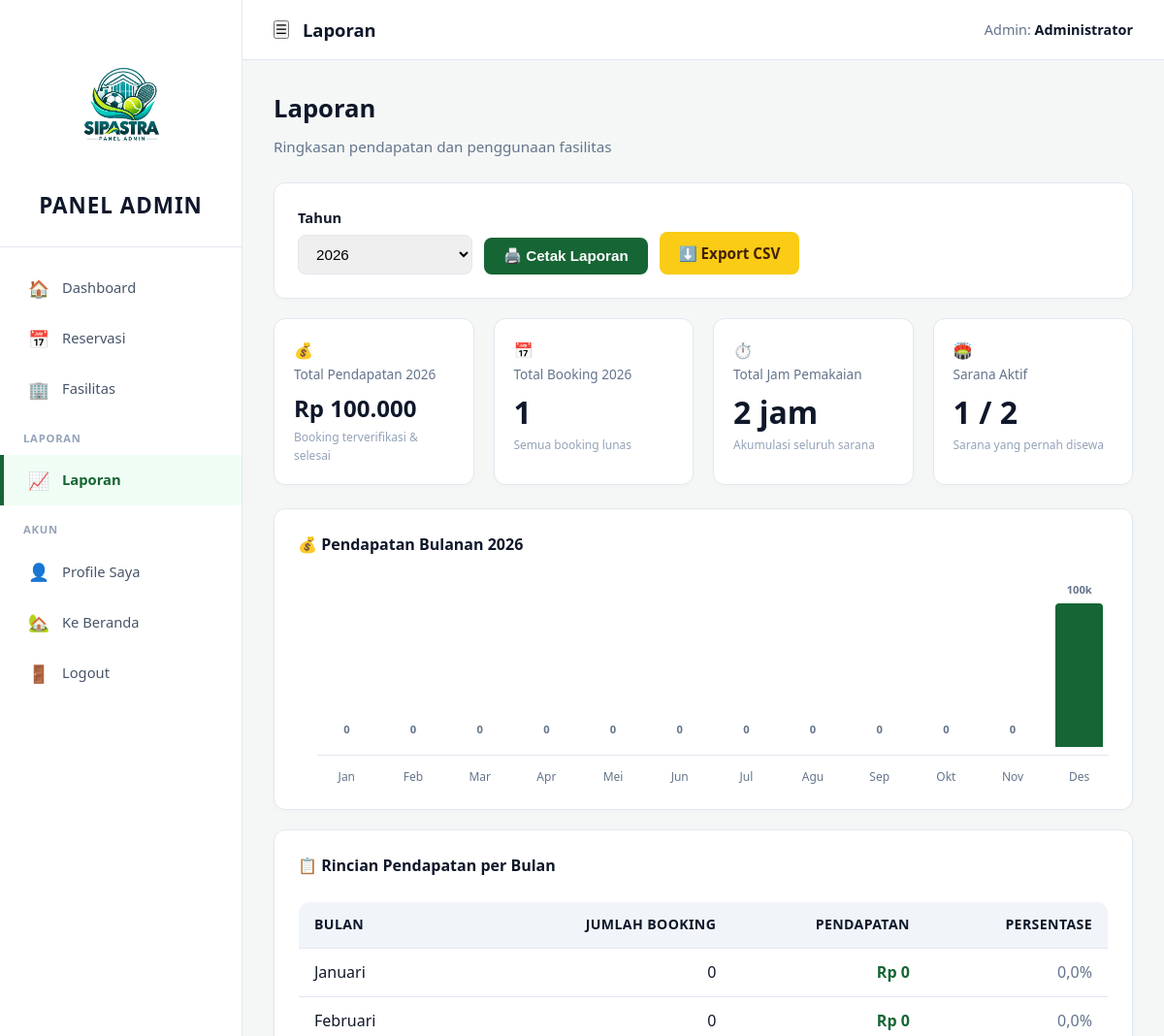
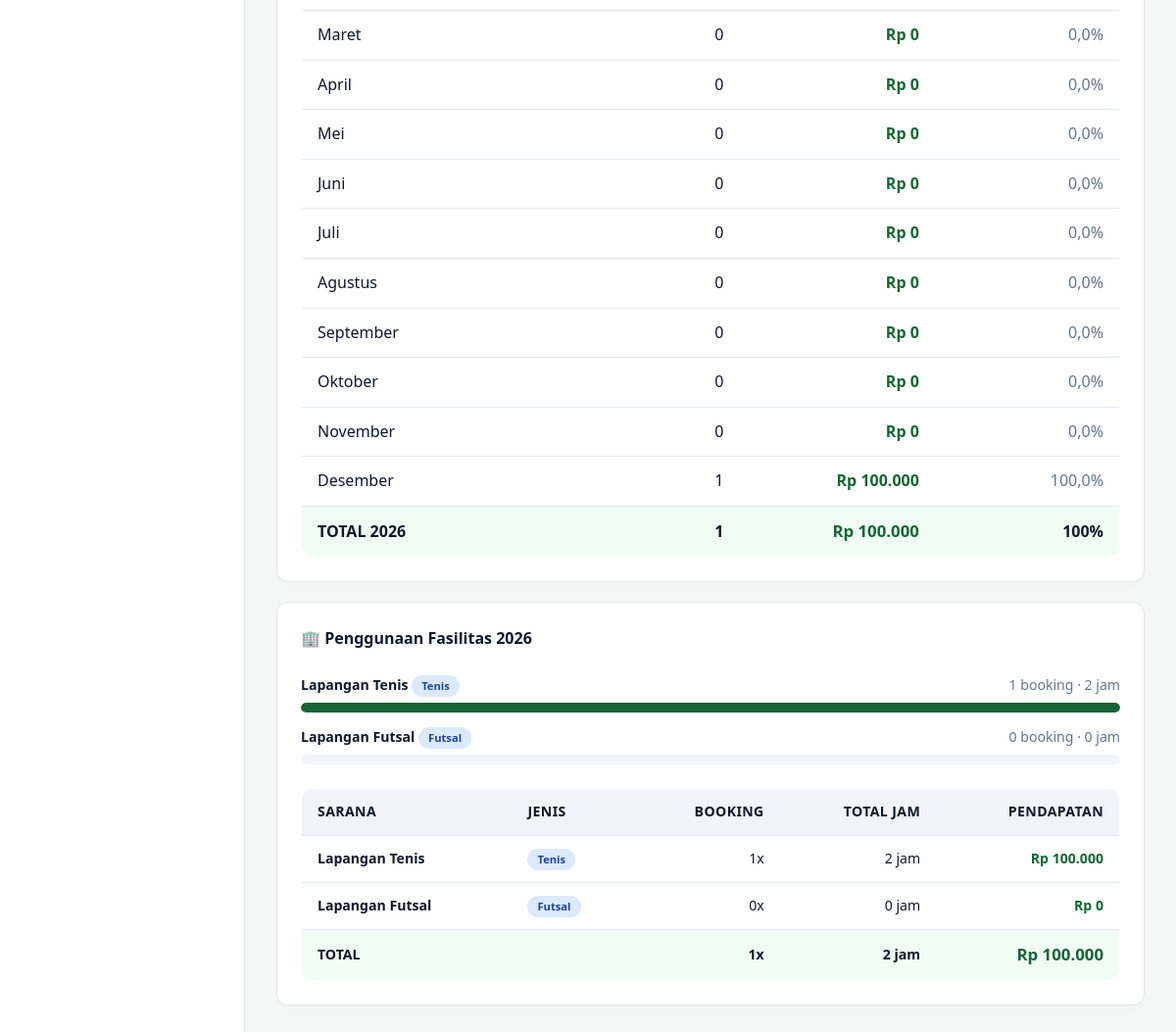
The page /pages/admin/laporan.php (signed in) on the database its author committed (2 pictures, top to bottom).
### tables this page shows
CREATE TABLE `sarana` (
  `id` int(11) NOT NULL,
  `nama` varchar(100) NOT NULL,
  `slug` varchar(150) DEFAULT NULL,
  `jenis` varchar(50) DEFAULT NULL,
  `deskripsi` text DEFAULT NULL,
  `kelengkapan` text DEFAULT NULL,
  `harga_per_jam` decimal(12,2) NOT NULL,
  `gambar` varchar(255) DEFAULT NULL,
  `galeri` text DEFAULT NULL,
  `status` enum('tersedia','maintenance') DEFAULT 'tersedia',
  `created_at` timestamp NOT NULL DEFAULT current_timestamp()
);

### includes/functions.php (called while the page is built, shortened)
<?php
function e($str) { return htmlspecialchars($str ?? '', ENT_QUOTES, 'UTF-8'); }

### pages/admin/laporan.php (the view, shortened to what this page needs)
<?php
require_once __DIR__ . '/../../includes/auth.php';
$tahun = (int)($_GET['tahun'] ?? date('Y'));
$listTahun = [];
$t = $conn->query("SELECT DISTINCT YEAR(tanggal) y FROM booking ORDER BY y DESC");
while ($r = $t->fetch_assoc()) $listTahun[] = (int)$r['y'];
rsort($listTahun);
$bulanLabels = ['Januari','Februari','Maret','April','Mei','Juni','Juli','Agustus','September','Oktober','November','Desember'];
$pendapatanBulanan = array_fill(1, 12, 0);
$jumlahBulanan     = array_fill(1, 12, 0);
$stmt = $conn->prepare("
    SELECT MONTH(tanggal) AS bulan,
           COUNT(*) AS jumlah,
           COALESCE(SUM(total_bayar),0) AS total
    FROM booking
    WHERE YEAR(tanggal) = ?
      AND status IN ('terverifikasi','selesai')
    GROUP BY MONTH(tanggal)
");
$stmt->bind_param('i', $tahun);
$stmt->execute();
$res = $stmt->get_result();
while ($r = $res->fetch_assoc()) {
    $pendapatanBulanan[(int)$r['bulan']] = (float)$r['total'];
    $jumlahBulanan[(int)$r['bulan']]     = (int)$r['jumlah'];
}
$totalSetahun = array_sum($pendapatanBulanan);
$totalBookingSetahun = array_sum($jumlahBulanan);
$maxPendapatan = max(1, max($pendapatanBulanan));
$fasilitas = [];
$fs = $conn->query("
    SELECT s.id, s.nama, s.jenis, s.harga_per_jam,
           COUNT(b.id) AS total_booking,
           COALESCE(SUM(b.durasi_jam),0) AS total_jam,
           COALESCE(SUM(CASE WHEN b.status IN ('terverifikasi','selesai') THEN b.total_bayar ELSE 0 END),0) AS total_pendapatan
    FROM sarana s
    LEFT JOIN booking b ON b.sarana_id = s.id
        AND YEAR(b.tanggal) = $tahun
        AND b.status IN ('terverifikasi','selesai')
    GROUP BY s.id
    ORDER BY total_booking DESC, s.nama ASC
");
while ($r = $fs->fetch_assoc()) $fasilitas[] = $r;
$totalJamSemua = array_sum(array_column($fasilitas, 'total_jam'));
$maxBookingFasilitas = max(1, max(array_column($fasilitas, 'total_booking') ?: [0]));
$palette = ['#166534', '#22c55e', '#facc15', '#f59e0b', '#3b82f6', '#8b5cf6', '#ef4444', '#ec4899'];
?>
<div class="welcome">
  <h1>Laporan</h1>
  <p>Ringkasan pendapatan dan penggunaan fasilitas</p>
</div>
<div class="chart-card" style="margin-bottom:20px;">
  <form method="GET" style="display:flex;gap:12px;align-items:end;flex-wrap:wrap;">
    <div class="form-group" style="margin:0;min-width:180px;">
      <label>Tahun</label>
      <select name="tahun" class="form-control" onchange="this.form.submit()">
        <?php foreach ($listTahun as $y): ?>
          <option value="<?= $y ?>" <?= $y===$tahun?'selected':'' ?>><?= $y ?></option>
        <?php endforeach; ?>
      </select>
    </div>
    <button type="button" class="btn btn-primary" onclick="window.print()">🖨️ Cetak Laporan</button>
    <a href="?tahun=<?= $tahun ?>&export=csv" class="btn btn-accent">⬇️ Export CSV</a>
  </form>
</div>
<div class="stat-grid" style="grid-template-columns:repeat(auto-fit,minmax(200px,1fr));">
  <div class="stat-card green">
    <div class="stat-icon">💰</div>
    <div class="label">Total Pendapatan <?= $tahun ?></div>
    <div class="value" style="font-size:1.5rem;">Rp <?= number_format($totalSetahun,0,',','.') ?></div>
    <div class="desc">Booking terverifikasi & selesai</div>
  </div>
  <div class="stat-card blue">
    <div class="stat-icon">📅</div>
    <div class="label">Total Booking <?= $tahun ?></div>
    <div class="value"><?= number_format($totalBookingSetahun,0,',','.') ?></div>
    <div class="desc">Semua booking lunas</div>
  </div>
  <div class="stat-card yellow">
    <div class="stat-icon">⏱️</div>
    <div class="label">Total Jam Pemakaian</div>
    <div class="value"><?= number_format($totalJamSemua,0,',','.') ?> jam</div>
    <div class="desc">Akumulasi seluruh sarana</div>
  </div>
  <div class="stat-card red">
    <div class="stat-icon">🏟️</div>
    <div class="label">Sarana Aktif</div>
    <div class="value"><?= count(array_filter($fasilitas, fn($f) => $f['total_booking'] > 0)) ?> / <?= count($fasilitas) ?></div>
    <div class="desc">Sarana yang pernah disewa</div>
  </div>
</div>
<div class="chart-card" style="margin-bottom:20px;">
  <h3 style="margin-top:0;">💰 Pendapatan Bulanan <?= $tahun ?></h3>
  <div style="position:relative;padding-left:20px;">
    <div class="bar-chart">
      <?php foreach ($pendapatanBulanan as $bulan => $val):
        $height = $val > 0 ? max(6, ($val / $maxPendapatan) * 160) : 3;
        $short = number_format($val/1000, 0, ',', '.');
      ?>
        <div class="bar-col">
          <div class="bar-val" style="font-size:.7rem;"><?= $val > 0 ? $short.'k' : '0' ?></div>
          <div class="bar-fill <?= $val==0?'zero':'' ?>"
               style="height: <?= $height ?>px;"
               title="Rp <?= number_format($val,0,',','.') ?>"></div>
        </div>
      <?php endforeach; ?>
    </div>
    <div class="bar-labels">
      <?php foreach (['Jan','Feb','Mar','Apr','Mei','Jun','Jul','Agu','Sep','Okt','Nov','Des'] as $b): ?>
        <span><?= $b ?></span>
      <?php endforeach; ?>
    </div>
  </div>
</div>
<div class="chart-card" style="margin-bottom:20px;">
  <h3 style="margin-top:0;">📋 Rincian Pendapatan per Bulan</h3>
  <table class="table" style="box-shadow:none;border:1px solid #e2e8f0;">
    <thead>
      <tr>
        <th>Bulan</th>
        <th style="text-align:right;">Jumlah Booking</th>
        <th style="text-align:right;">Pendapatan</th>
        <th style="text-align:right;">Persentase</th>
      </tr>
    </thead>
    <tbody>
      <?php foreach ($pendapatanBulanan as $bulan => $val):
        $pct = $totalSetahun > 0 ? ($val / $totalSetahun) * 100 : 0;
      ?>
        <tr>
          <td><?= $bulanLabels[$bulan-1] ?></td>
          <td style="text-align:right;"><?= $jumlahBulanan[$bulan] ?></td>
          <td style="text-align:right;"><strong style="color:#166534;">
            Rp <?= number_format($val,0,',','.') ?>
          </strong></td>
          <td style="text-align:right;color:#64748b;"><?= number_format($pct,1,',','.') ?>%</td>
        </tr>
      <?php endforeach; ?>
    </tbody>
    <tfoot>
      <tr style="background:#f0fdf4;font-weight:700;">
        <td>TOTAL <?= $tahun ?></td>
        <td style="text-align:right;"><?= $totalBookingSetahun ?></td>
        <td style="text-align:right;color:#166534;font-size:1.05rem;">
          Rp <?= number_format($totalSetahun,0,',','.') ?>
        </td>
        <td style="text-align:right;">100%</td>
      </tr>
    </tfoot>
  </table>
</div>
<div class="chart-card">
  <h3 style="margin-top:0;">🏢 Penggunaan Fasilitas <?= $tahun ?></h3>
  <?php if (empty($fasilitas)): ?>
    <div class="donut-empty">Belum ada data sarana</div>
  <?php else: ?>
    <div style="margin-bottom:24px;">
      <?php foreach ($fasilitas as $i => $f):
        $pct = ($f['total_booking'] / $maxBookingFasilitas) * 100;
        $warna = $palette[$i % count($palette)];
      ?>
        <div style="margin-bottom:14px;">
          <div style="display:flex;justify-content:space-between;margin-bottom:6px;font-size:.88rem;">
            <span><strong><?= e($f['nama']) ?></strong>
              <span class="badge badge-info" style="font-size:.7rem;"><?= e($f['jenis']) ?></span>
            </span>
            <span style="color:#64748b;">
              <?= $f['total_booking'] ?> booking · <?= $f['total_jam'] ?> jam
            </span>
          </div>
          <div style="height:10px;background:#f1f5f9;border-radius:6px;overflow:hidden;">
            <div style="height:100%;width:<?= $pct ?>%;background:<?= $warna ?>;border-radius:6px;transition:.3s;"></div>
          </div>
        </div>
      <?php endforeach; ?>
    </div>
    <div style="overflow-x:auto;">
      <table class="table" style="box-shadow:none;border:1px solid #e2e8f0;font-size:.88rem;">
        <thead>
          <tr>
            <th>Sarana</th>
            <th>Jenis</th>
            <th style="text-align:right;">Booking</th>
            <th style="text-align:right;">Total Jam</th>
            <th style="text-align:right;">Pendapatan</th>
          </tr>
        </thead>
        <tbody>
          <?php foreach ($fasilitas as $f): ?>
            <tr>
              <td><strong><?= e($f['nama']) ?></strong></td>
              <td><span class="badge badge-info" style="font-size:.7rem;"><?= e($f['jenis']) ?></span></td>
              <td style="text-align:right;"><?= $f['total_booking'] ?>x</td>
              <td style="text-align:right;"><?= $f['total_jam'] ?> jam</td>
              <td style="text-align:right;"><strong style="color:#166534;">
                Rp <?= number_format($f['total_pendapatan'],0,',','.') ?>
              </strong></td>
            </tr>
          <?php endforeach; ?>
        </tbody>
        <tfoot>
          <tr style="background:#f0fdf4;font-weight:700;">
            <td colspan="2">TOTAL</td>
            <td style="text-align:right;"><?= array_sum(array_column($fasilitas, 'total_booking')) ?>x</td>
            <td style="text-align:right;"><?= $totalJamSemua ?> jam</td>
            <td style="text-align:right;color:#166534;font-size:1.05rem;">
              Rp <?= number_format($totalSetahun,0,',','.') ?>
            </td>
          </tr>
        </tfoot>
      </table>
    </div>
  <?php endif; ?>
</div>
<?php
require_once __DIR__ . '/../../includes/dashboard_layout.php';

### assets/css/style.css (style rules this page uses)
:root { --primary:#166534; --primary-dark:#14532d; --accent:#facc15; --bg:#f8fafc; --card:#ffffff; --text:#0f172a; --muted:#64748b; --border:#e2e8f0; --danger:#dc2626; --success:#16a34a; --warning:#f59e0b; }
* { box-sizing:border-box;margin:0;padding:0; }
body { font-family:'Segoe UI',system-ui,sans-serif;background:var(--bg);color:var(--text);line-height:1.6; }
a { color:var(--primary);text-decoration:none; }
.badge { display:inline-block;padding:2px 10px;border-radius:20px;font-size:.78rem;font-weight:600; }
.badge-info { background:#dbeafe;color:#1e40af; }
.form-group { margin-bottom:16px; }
.form-group label { display:block;font-weight:600;margin-bottom:6px;font-size:.92rem; }
.form-control { width:100%;padding:10px 14px;border:1px solid var(--border);border-radius:8px;font-size:.95rem;transition:.2s; }
.btn { display:inline-block;padding:10px 20px;border:none;border-radius:8px;font-weight:600;cursor:pointer;font-size:.95rem;transition:.2s; }
.btn-primary { background:var(--primary);color:#fff; }
.btn-accent { background:var(--accent);color:#422006; }
.table { width:100%;border-collapse:collapse;background:#fff;border-radius:12px;overflow:hidden;box-shadow:0 2px 12px rgba(0,0,0,.06); }
.table th,.table td { padding:12px 16px;text-align:left;border-bottom:1px solid var(--border); }
.table th { background:#f1f5f9;font-weight:700;font-size:.88rem;text-transform:uppercase;letter-spacing:.4px; }

### assets/css/dashboard.css (style rules this page uses)
* { box-sizing: border-box; }
.dash-body { display: flex; min-height: 100vh; background: #f4f7f6; margin: 0; font-family: 'Segoe UI', system-ui, -apple-system, sans-serif; }
.welcome { margin-bottom: 24px; }
.welcome h1 { font-size: 1.6rem; color: #0f172a; margin: 0 0 6px 0; font-weight: 700; }
.welcome p { color: #64748b; font-size: .95rem; margin: 0; }
.stat-grid { display: grid; grid-template-columns: repeat(auto-fit, minmax(200px, 1fr)); gap: 20px; margin-bottom: 24px; }
.stat-card { background: #fff; border: 1px solid #e2e8f0; border-radius: 12px; padding: 20px; box-shadow: 0 2px 4px rgba(0,0,0,.02); }
.stat-card .label { font-size: .85rem; color: #64748b; font-weight: 500; margin-bottom: 12px; }
.stat-card .value { font-size: 2rem; font-weight: 700; color: #0f172a; line-height: 1; margin-bottom: 8px; }
.stat-card .desc { font-size: .75rem; color: #94a3b8; }
.chart-card { background: #fff; border: 1px solid #e2e8f0; border-radius: 12px; padding: 24px; box-shadow: 0 2px 4px rgba(0,0,0,.02); }
.chart-card h3 { font-size: 1rem; color: #0f172a; margin: 0 0 24px 0; font-weight: 700; }
.bar-chart { display: flex; align-items: flex-end; justify-content: space-between; height: 180px; gap: 8px; border-bottom: 1px solid #e2e8f0; padding-bottom: 8px; }
.bar-col { flex: 1; display: flex; flex-direction: column; align-items: center; justify-content: flex-end; height: 100%; }
.bar-col .bar-val { font-size: .75rem; font-weight: 600; color: #64748b; margin-bottom: 6px; }
.bar-col .bar-fill { width: 80%; background: #166534; border-radius: 4px 4px 0 0; min-height: 2px; transition: .3s; }
.bar-col .bar-fill.zero { background: transparent; }
.bar-labels { display: flex; justify-content: space-between; margin-top: 12px; gap: 8px; }
.bar-labels span { flex: 1; text-align: center; font-size: .75rem; color: #64748b; }

### rows shown on the page
sarana: id "1", nama "Lapangan Futsal", jenis "Futsal", total_booking "0", total_jam "0", total_pendapatan "0"
sarana: nama "Lapangan Tenis", jenis "Tenis", total_booking "1", total_jam "2", $pct 100 (drawn), total_pendapatan "100.000"

### other values the page prints
$icon "🏠 📅 🏢 📈 👤 🏡 🚪"
$label "Dashboard Reservasi Fasilitas Laporan Profile Saya Ke Beranda Logout"
$title "Laporan"
$nama "Administrator"
$tahun "2026"
$totalSetahun "100.000"
$totalBookingSetahun "1"
$totalJamSemua "2"
count(array_filter($fasilitas, fn($f) => $f['total_booking'] > 0)) "1"
count($fasilitas) "2"
$short "100"
$b "Jan"
$b "Feb"
$b "Mar"
$b "Apr"
